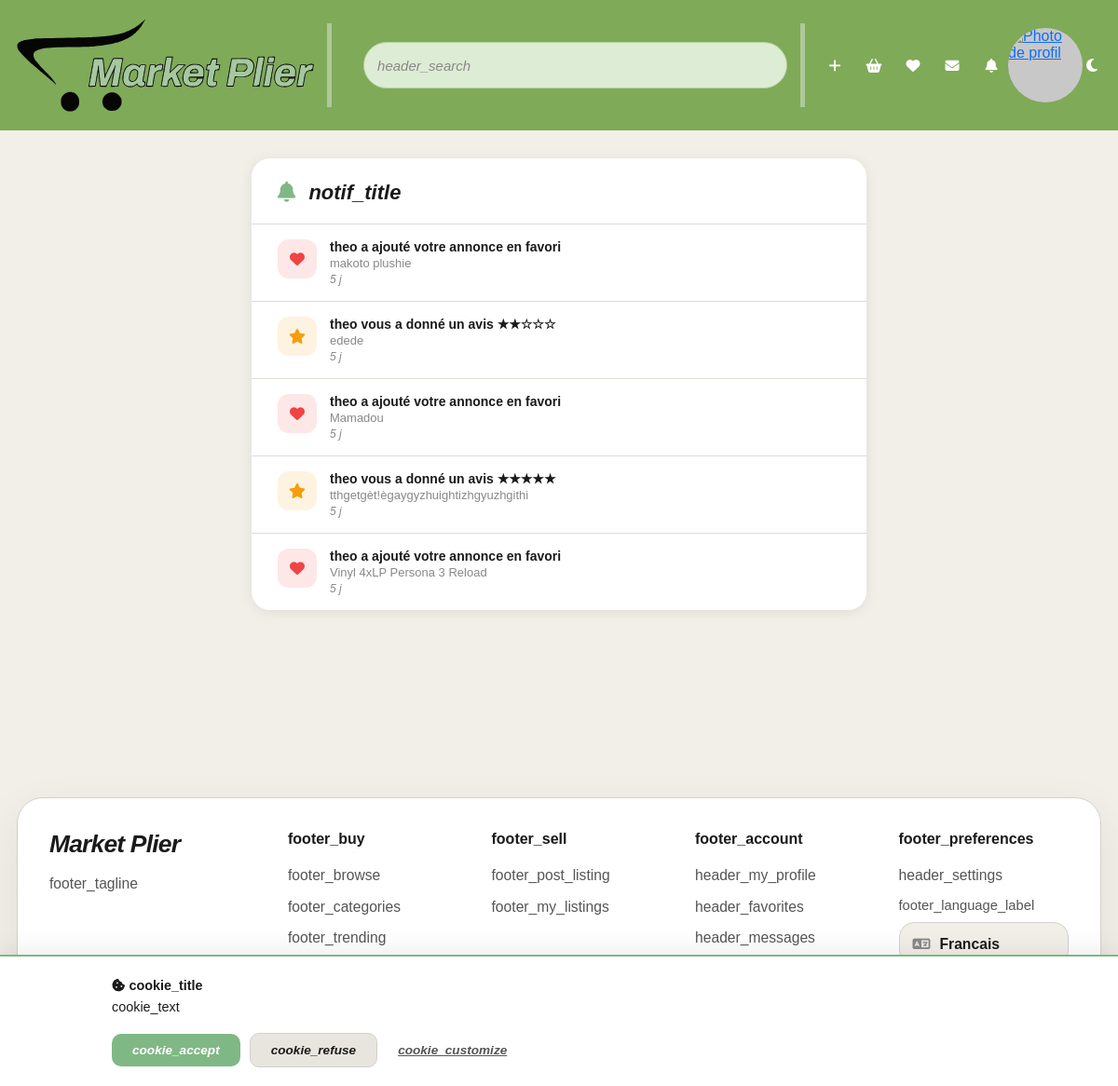
The page /notifications/ (signed in) on the database its author committed.
### tables this page shows
CREATE TABLE `notifications` (
  `id` int UNSIGNED NOT NULL,
  `auth_token` varchar(64) NOT NULL,
  `type` enum('message','review','favorite','system','sale') NOT NULL DEFAULT 'system',
  `title` varchar(255) NOT NULL,
  `content` text,
  `link` varchar(500) DEFAULT NULL,
  `is_read` tinyint(1) DEFAULT '0',
  `created_at` timestamp NULL DEFAULT CURRENT_TIMESTAMP
);

### includes/lang.php (called while the page is built, shortened)
<?php
function normalizeLang($lang)
{
  $allowed = ['fr', 'en', 'es', 'de'];
  return in_array($lang, $allowed, true) ? $lang : 'fr';
}
function loadTranslations($lang = 'fr')
{
  $lang = normalizeLang($lang);
  $file = __DIR__ . '/translations/' . $lang . '.php';
  if (file_exists($file)) {
    return require $file;
  }
  return require __DIR__ . '/translations/fr.php';
}
function t($key, $translations = null)
{
  global $_translations;
  $t = $translations ?? $_translations ?? [];
  return $t[$key] ?? $key;
}
function getUserLang()
{
  if (isset($_SESSION['auth_token']) && isset($GLOBALS['pdo'])) {
    try {
      $stmt = $GLOBALS['pdo']->prepare("SELECT language FROM user_settings WHERE auth_token = ?");
      $stmt->execute([$_SESSION['auth_token']]);
      $row = $stmt->fetch();
    } catch (\PDOException $e) {
    }
  }
  return 'fr';
}
if (!isset($_translations)) {
  $_translations = loadTranslations(getUserLang());
}

### notifications/index.php (the view, shortened to what this page needs)
<?php
require_once '../database/db.php';
require_once '../includes/lang.php';
$myToken = $_SESSION['auth_token'];
$stmt = $pdo->prepare("
    SELECT id, type, title, content, link, is_read, created_at
    FROM notifications
    WHERE auth_token = ?
    ORDER BY created_at DESC
    LIMIT 100
");
$stmt->execute([$myToken]);
$notifications = $stmt->fetchAll();
$typeIcons = [
  'message'  => 'fa-envelope',
  'review'   => 'fa-star',
  'favorite' => 'fa-heart',
  'system'   => 'fa-bell',
  'sale'     => 'fa-credit-card',
];
$typeColors = [
  'message'  => '#3b82f6',
  'review'   => '#f59e0b',
  'favorite' => '#ef4444',
  'system'   => '#7fb885',
  'sale'     => '#10b981',
];
?>
<!DOCTYPE html>
<html lang="<?= htmlspecialchars(getUserLang(), ENT_QUOTES, 'UTF-8') ?>">
<head>
  <link rel="stylesheet" href="../node_modules/bootstrap/dist/css/bootstrap.min.css">
  <link rel="stylesheet" href="../node_modules/@fortawesome/fontawesome-free/css/all.min.css">
  <link rel="stylesheet" href="../styles/index.css">
  <link rel="stylesheet" href="../styles/notifications.css">
  <link rel="stylesheet" href="../styles/theme.css">
</head>
<body>
  <?php
  include '../header.php';
  ?>
  <main class="notif-main">
    <div class="notif-container">
      <div class="notif-header">
        <h1 class="notif-title"><i class="fa-solid fa-bell"></i> <?= htmlspecialchars(t('notif_title'), ENT_QUOTES, 'UTF-8') ?></h1>
      </div>
      <?php if (empty($notifications)): ?>
        <div class="notif-empty">
          <i class="fa-regular fa-bell-slash"></i>
          <p><?= htmlspecialchars(t('notif_empty'), ENT_QUOTES, 'UTF-8') ?></p>
          <span><?= htmlspecialchars(t('notif_empty_sub'), ENT_QUOTES, 'UTF-8') ?></span>
        </div>
      <?php else: ?>
        <div class="notif-list">
          <?php foreach ($notifications as $notif):
            $icon = $typeIcons[$notif['type']] ?? 'fa-bell';
            $color = $typeColors[$notif['type']] ?? '#7fb885';
            $isNew = !$notif['is_read'];
            $timeAgo = time() - strtotime($notif['created_at']);
            if ($timeAgo < 60) $timeLabel = t('notif_just_now');
            elseif ($timeAgo < 3600) $timeLabel = floor($timeAgo / 60) . ' min';
            elseif ($timeAgo < 86400) $timeLabel = floor($timeAgo / 3600) . ' h';
            elseif ($timeAgo < 604800) $timeLabel = floor($timeAgo / 86400) . ' j';
            else $timeLabel = date('d/m/Y', strtotime($notif['created_at']));
          ?>
            <?php if ($notif['link']): ?>
              <a href="../<?= htmlspecialchars($notif['link'], ENT_QUOTES, 'UTF-8') ?>" class="notif-item <?= $isNew ? 'notif-new' : '' ?>">
              <?php else: ?>
                <div class="notif-item <?= $isNew ? 'notif-new' : '' ?>">
                <?php endif; ?>
                <div class="notif-icon" style="background: <?= $color ?>20; color: <?= $color ?>">
                  <i class="fa-solid <?= $icon ?>"></i>
                </div>
                <div class="notif-body">
                  <div class="notif-item-title"><?= htmlspecialchars($notif['title'], ENT_QUOTES, 'UTF-8') ?></div>
                  <?php if ($notif['content']): ?>
                    <div class="notif-item-content"><?= htmlspecialchars($notif['content'], ENT_QUOTES, 'UTF-8') ?></div>
                  <?php endif; ?>
                  <div class="notif-item-time"><?= $timeLabel ?></div>
                </div>
                <?php if ($notif['link']): ?>
              </a>
            <?php else: ?>
        </div>
      <?php endif; ?>
          <?php endforeach; ?>
        </div>
      <?php endif; ?>
    </div>
  </main>
  <?php include '../footer.php'; ?>
</body>
</html>

### styles/index.css (style rules this page uses)
*, *::before, *::after { margin: 0; padding: 0; }
html, body { width: 100%; height: 100%; font-family: "Archivo", Arial, sans-serif; background: var(--mp-bg, #f2efe9); color: var(--mp-text, #1a1a1a); line-height: normal; }
main { min-height: calc(100vh - 140px); padding: 20px 30px 30px 30px; display: flex; flex-direction: column; gap: 0; overflow-y: auto; }

### styles/notifications.css (style rules this page uses)
.notif-main { padding: 30px 20px; max-width: 700px; margin: 0 auto; }
.notif-container { background: var(--mp-card-bg); border-radius: 20px; box-shadow: 0 2px 14px var(--mp-card-shadow); overflow: hidden; }
.notif-header { padding: 24px 28px 20px; border-bottom: 1px solid var(--mp-border-light); display: flex; align-items: center; justify-content: space-between; }
.notif-title { font-family: "Archivo", sans-serif; font-weight: 700; font-style: italic; font-size: 22px; color: var(--mp-text); margin: 0; }
.notif-title i { color: var(--mp-green); margin-right: 8px; }
.notif-list { display: flex; flex-direction: column; }
.notif-item { display: flex; align-items: flex-start; gap: 14px; padding: 16px 28px; text-decoration: none; border-bottom: 1px solid var(--mp-border-light); transition: background 0.2s ease; position: relative; color: inherit; }
.notif-item:last-child { border-bottom: none; }
.notif-icon { flex-shrink: 0; width: 42px; height: 42px; border-radius: 12px; display: flex; align-items: center; justify-content: center; font-size: 16px; }
.notif-body { flex: 1; min-width: 0; }
.notif-item-title { font-family: "Archivo", sans-serif; font-weight: 600; font-size: 14px; color: var(--mp-text); margin-bottom: 2px; }
.notif-item-content { font-size: 13px; color: var(--mp-text-muted); white-space: nowrap; overflow: hidden; text-overflow: ellipsis; margin-bottom: 3px; }
.notif-item-time { font-size: 12px; color: var(--mp-text-muted); font-style: italic; }

### styles/theme.css (style rules this page uses)
:root, [data-bs-theme="light"] { --mp-bg: #f2efe9; --mp-bg-secondary: #ffffff; --mp-bg-tertiary: #e8e5df; --mp-text: #1a1a1a; --mp-text-secondary: #555555; --mp-text-muted: #888888; --mp-border: #d4d0ca; --mp-border-light: #e0ddd7; --mp-card-bg: #ffffff; --mp-card-shadow: rgba(0, 0, 0, 0.08); --mp-input-bg: #f8f6f2; --mp-input-border: #d4d0ca; --mp-input-text: #333333; --mp-input-placeholder: #aaa; --mp-header-bg: #7faa58; --mp-header-divider: #aec89a; --mp-search-bg: #ddecd4; --mp-search-border: #b5d4a0; --mp-green: #7fb885; --mp-green-hover: #6aa070; --mp-overlay: rgba(0, 0, 0, 0.5); --mp-modal-bg: #ffffff; --mp-skeleton: #d4d4d4; --bs-body-bg: #f2efe9; --bs-body-color: #1a1a1a; --bs-border-color: #d4d0ca; --bs-tertiary-bg: #e8e5df; --bs-secondary-bg: #f2efe9; }
html, body { background-color: var(--mp-bg) !important; color: var(--mp-text); transition: background-color 0.3s ease, color 0.3s ease; }

### rows shown on the page
notifications: title "theo a ajouté votre annonce en favori", content "makoto plushie", created_at "5 j"
notifications: title "theo vous a donné un avis ★★☆☆☆", content "edede", created_at "5 j"
notifications: title "theo a ajouté votre annonce en favori", content "Mamadou", created_at "5 j"
notifications: title "theo vous a donné un avis ★★★★★", content "tthgetgèt!ègaygyzhuightizhgyuzhgithi", created_at "5 j"
notifications: title "theo a ajouté votre annonce en favori", content "Vinyl 4xLP Persona 3 Reload", created_at "5 j"

### other values the page prints
t('cookie_title') "cookie_title"
t('cookie_text') "cookie_text"
t('cookie_accept') "cookie_accept"
t('cookie_refuse') "cookie_refuse"
t('cookie_customize') "cookie_customize"
t('notif_title') "notif_title"
t('footer_tagline') "footer_tagline"
t('footer_buy') "footer_buy"
t('footer_browse') "footer_browse"
t('footer_categories') "footer_categories"
t('footer_trending') "footer_trending"
t('footer_sell') "footer_sell"
t('footer_post_listing') "footer_post_listing"
t('footer_my_listings') "footer_my_listings"
t('footer_account') "footer_account"
